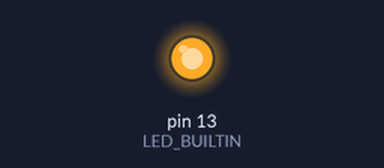
Recording of a sketch running on a simulated Arduino Uno, built with avr-gcc and run on an emulated ATmega328P. Shown: output pins drawn as LEDs (lit = HIGH).

Above: at 5.0 s.
At 12.0 s:
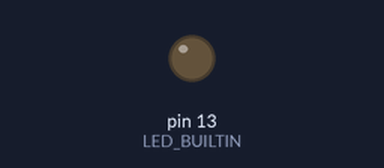
Timing chart, 0 to 18.2 s (numbered marks = the images above):
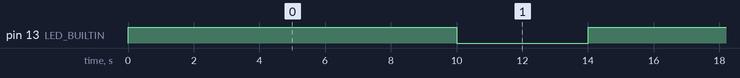

Measured:
- by itself, pin 13 (LED_BUILTIN): alternates HIGH for 10.0 s and LOW for 4.0 s

The sketch:

Sa_das_dixitais_1.ino
```cpp
// C++ code
//
void setup()
{
  pinMode(LED_BUILTIN, OUTPUT);
  pinMode(13, OUTPUT);
}

void loop()
{
  digitalWrite(LED_BUILTIN, HIGH);
  digitalWrite(13, HIGH);
  delay(10000); // Wait for 10000 millisecond(s)
  digitalWrite(LED_BUILTIN, LOW);
  digitalWrite(13, LOW);
  delay(4000); // Wait for 4000 millisecond(s)
}
```
